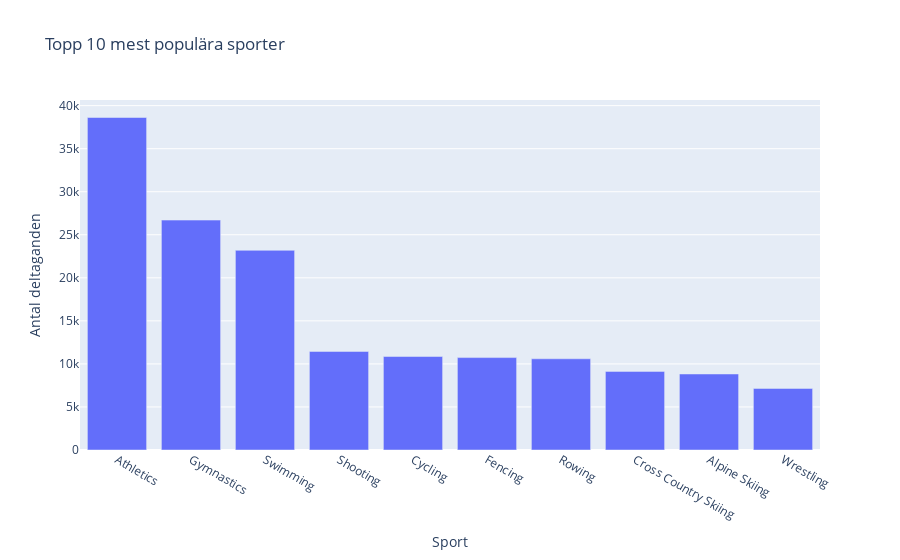

Write notebook code for a chart like this one.
### Code cell
# h

most_popular_sports = df["Sport"].value_counts().reset_index()
most_popular_sports.columns = ["Sport", "Count"]

fig = px.bar(
    most_popular_sports.head(10),
    x="Sport",
    y="Count",
    title="Topp 10 mest populära sporter",
    labels={"Sport": "Sport", "Count": "Antal deltaganden"},
)

fig.show()

### Figure 1 — Plotly figure (JSON) as saved in the notebook; plotly's stock layout.template omitted (floating-point values rounded to 4 significant figures)
{"data": [{"alignmentgroup": "True", "hovertemplate": "Sport=%{x}<br>Antal deltaganden=%{y}<extra></extra>", "legendgroup": "", "marker": {"color": "#636efa", "pattern": {"shape": ""}}, "name": "", "offsetgroup": "", "orientation": "v", "showlegend": false, "textposition": "auto", "type": "bar", "x": ["Athletics", "Gymnastics", "Swimming", "Shooting", "Cycling", "Fencing", "Rowing", "Cross Country Skiing", "Alpine Skiing", "Wrestling"], "xaxis": "x", "y": [38624, 26707, 23195, 11448, 10859, 10735, 10595, 9133, 8829, 7154], "yaxis": "y"}], "layout": {"barmode": "relative", "legend": {"tracegroupgap": 0}, "title": {"text": "Topp 10 mest populära sporter"}, "xaxis": {"anchor": "y", "domain": [0, 1], "title": {"text": "Sport"}}, "yaxis": {"anchor": "x", "domain": [0, 1], "title": {"text": "Antal deltaganden"}}}}
